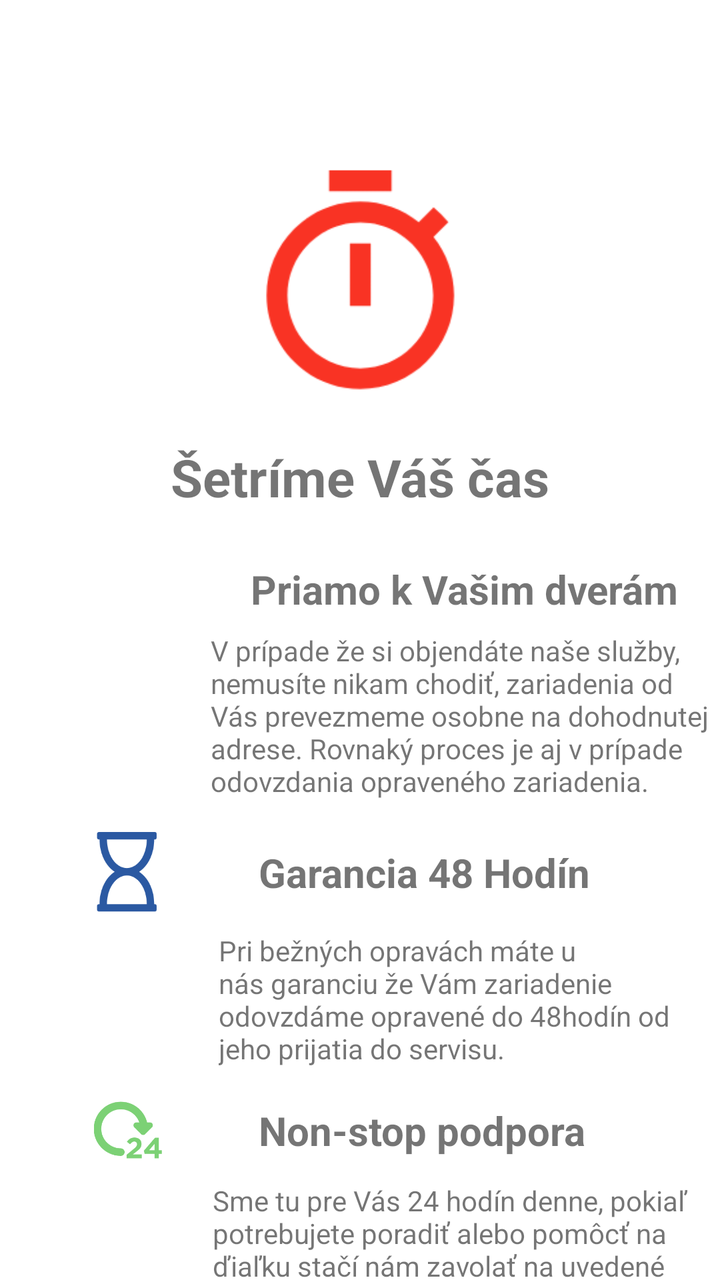
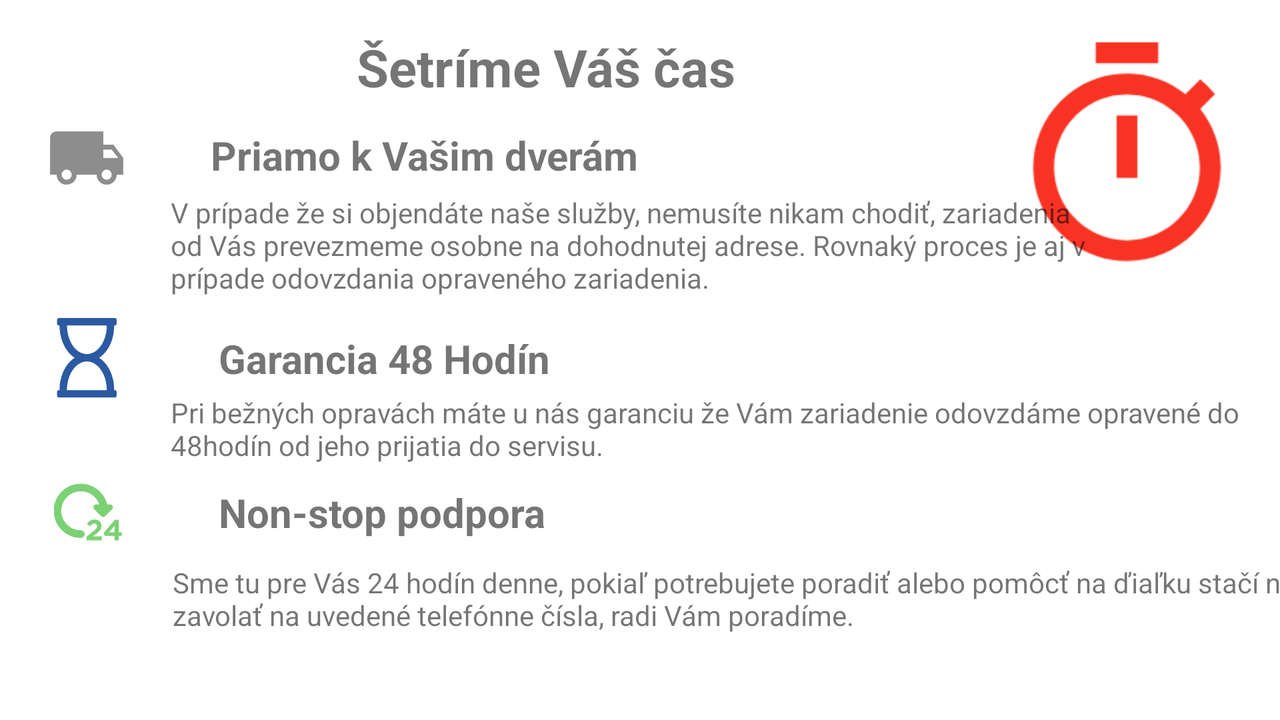

An Android layout and its configuration variant, each rendered on a device that would load it. The default file and the variant file are quoted in full after the pictures.
<!-- AndroidManifest.xml: application theme Theme.SmartMedicApp -->
<!-- res/layout/fragment_fast.xml -->
<?xml version="1.0" encoding="utf-8"?>
<layout xmlns:android="http://schemas.android.com/apk/res/android"
    xmlns:app="http://schemas.android.com/apk/res-auto"
    xmlns:tools="http://schemas.android.com/tools">

    
    <data>

    </data>

    
    <androidx.constraintlayout.widget.ConstraintLayout
        android:layout_width="match_parent"
        android:layout_height="match_parent">

        <ImageView
            android:id="@+id/imageView2"
            android:layout_width="125dp"
            android:layout_height="125dp"
            android:layout_marginTop="80dp"
            app:layout_constraintEnd_toEndOf="parent"
            app:layout_constraintHorizontal_bias="0.501"
            app:layout_constraintStart_toStartOf="parent"
            app:layout_constraintTop_toTopOf="parent"
            app:srcCompat="@drawable/timer_red_svg" />

        <TextView
            android:id="@+id/title_main"
            android:layout_width="wrap_content"
            android:layout_height="wrap_content"
            android:layout_marginTop="16dp"
            android:text="@string/fast_title_main"
            android:textSize="26sp"
            android:textStyle="bold"
            app:layout_constraintEnd_toEndOf="parent"
            app:layout_constraintStart_toStartOf="parent"
            app:layout_constraintTop_toBottomOf="@+id/imageView2" />

        <ImageView
            android:id="@+id/imageView3"
            android:layout_width="60dp"
            android:layout_height="40dp"
            android:layout_marginTop="20dp"
            app:layout_constraintEnd_toEndOf="parent"
            app:layout_constraintHorizontal_bias="0.111"
            app:layout_constraintStart_toStartOf="parent"
            app:layout_constraintTop_toBottomOf="@+id/title_main"
            app:srcCompat="@drawable/local_shipping_svg" />

        <ImageView
            android:id="@+id/imageView4"
            android:layout_width="60dp"
            android:layout_height="40dp"
            android:layout_marginTop="100dp"
            app:layout_constraintStart_toStartOf="@+id/imageView3"
            app:layout_constraintTop_toBottomOf="@+id/imageView3"
            app:srcCompat="@drawable/timer_glass_darkblue_svg" />

        <ImageView
            android:id="@+id/imageView5"
            android:layout_width="61dp"
            android:layout_height="34dp"
            android:layout_marginTop="92dp"
            app:layout_constraintStart_toStartOf="@+id/imageView4"
            app:layout_constraintTop_toBottomOf="@+id/imageView4"
            app:srcCompat="@drawable/_4_hours_svg" />

        <TextView
            android:id="@+id/title_subtitle1"
            android:layout_width="238dp"
            android:layout_height="30dp"
            android:layout_marginStart="32dp"
            android:text="@string/fast_title_subtitle1"
            android:textSize="20sp"
            android:textStyle="bold"
            app:layout_constraintBottom_toBottomOf="@+id/imageView3"
            app:layout_constraintStart_toEndOf="@+id/imageView3"
            app:layout_constraintTop_toTopOf="@+id/imageView3" />

        <TextView
            android:id="@+id/title_subtitle2"
            android:layout_width="wrap_content"
            android:layout_height="wrap_content"
            android:layout_marginStart="4dp"
            android:text="@string/fast_title_subtitle2"
            android:textSize="20sp"
            android:textStyle="bold"
            app:layout_constraintBottom_toBottomOf="@+id/imageView4"
            app:layout_constraintStart_toStartOf="@+id/title_subtitle1"
            app:layout_constraintTop_toTopOf="@+id/imageView4" />

        <TextView
            android:id="@+id/title_subtitle3"
            android:layout_width="wrap_content"
            android:layout_height="wrap_content"
            android:text="@string/fast_title_subtitle3"
            android:textSize="20sp"
            android:textStyle="bold"
            app:layout_constraintBottom_toBottomOf="@+id/imageView5"
            app:layout_constraintStart_toStartOf="@+id/title_subtitle2"
            app:layout_constraintTop_toTopOf="@+id/imageView5" />

        <TextView
            android:id="@+id/text_subtitle1"
            android:layout_width="263dp"
            android:layout_height="90dp"
            android:layout_marginStart="12dp"
            android:text="@string/fast_text_subtitle1"
            app:layout_constraintBottom_toTopOf="@+id/title_subtitle2"
            app:layout_constraintStart_toEndOf="@+id/imageView3"
            app:layout_constraintTop_toBottomOf="@+id/title_subtitle1"
            app:layout_constraintVertical_bias="0.208" />

        <TextView
            android:id="@+id/text_subtitle2"
            android:layout_width="227dp"
            android:layout_height="69dp"
            android:layout_marginStart="16dp"
            android:layout_marginTop="16dp"
            android:text="@string/fast_text_subtitle2"
            app:layout_constraintStart_toEndOf="@+id/imageView4"
            app:layout_constraintTop_toBottomOf="@+id/title_subtitle2" />

        <TextView
            android:id="@+id/text_subtitle3"
            android:layout_width="246dp"
            android:layout_height="92dp"
            android:layout_marginStart="12dp"
            android:layout_marginTop="12dp"
            android:text="@string/fast_text_subtitle3"
            app:layout_constraintStart_toEndOf="@+id/imageView5"
            app:layout_constraintTop_toBottomOf="@+id/title_subtitle3" />

    </androidx.constraintlayout.widget.ConstraintLayout>
</layout>
<!-- resources referenced by this layout -->
<resources>
  <!-- drawable _4_hours_svg: png bitmap (drawable, 5176 bytes) -->
  <!-- drawable local_shipping_svg: png bitmap (mipmap-xxhdpi, 3091 bytes) -->
  <!-- drawable timer_glass_darkblue_svg: png bitmap (drawable, 5397 bytes) -->
  <!-- drawable timer_red_svg: png bitmap (drawable, 6112 bytes) -->
  <string name="fast_text_subtitle1">V prípade že si objendáte naše služby, nemusíte nikam chodiť, zariadenia od Vás prevezmeme osobne na dohodnutej adrese. Rovnaký proces je aj v prípade odovzdania opraveného zariadenia.</string>
  <string name="fast_text_subtitle2">Pri bežných opravách máte u nás garanciu že Vám zariadenie odovzdáme opravené do 48hodín od jeho prijatia do servisu.</string>
  <string name="fast_text_subtitle3">Sme tu pre Vás 24 hodín denne, pokiaľ potrebujete poradiť alebo pomôcť na ďiaľku stačí nám zavolať na uvedené telefónne čísla, radi Vám poradíme.</string>
  <string name="fast_title_main">Šetríme Váš čas</string>
  <string name="fast_title_subtitle1">Priamo k Vašim dverám</string>
  <string name="fast_title_subtitle2">Garancia 48 Hodín</string>
  <string name="fast_title_subtitle3">Non-stop podpora</string>
  <style name="Theme.SmartMedicApp" parent="Theme.MaterialComponents.DayNight.DarkActionBar">
          
          <item name="colorPrimary">@color/purple_500</item>
          <item name="colorPrimaryVariant">@color/purple_700</item>
          <item name="colorOnPrimary">@color/white</item>
          
          <item name="colorSecondary">@color/teal_200</item>
          <item name="colorSecondaryVariant">@color/teal_700</item>
          <item name="colorOnSecondary">@color/black</item>
          
          <item name="android:statusBarColor" tools:targetApi="l">?attr/colorPrimaryVariant</item>
          
      </style>
</resources>
<!-- res/layout-land/fragment_fast.xml (the repository's variant of the layout above) -->
<!-- drawn on the phone turned sideways -->
<?xml version="1.0" encoding="utf-8"?>
<layout xmlns:android="http://schemas.android.com/apk/res/android"
    xmlns:app="http://schemas.android.com/apk/res-auto"
    xmlns:tools="http://schemas.android.com/tools">

    
    <data>

    </data>

    
    <androidx.constraintlayout.widget.ConstraintLayout
        android:layout_width="match_parent"
        android:layout_height="match_parent">

        <ImageView
            android:id="@+id/imageView2"
            android:layout_width="125dp"
            android:layout_height="125dp"
            android:layout_marginTop="16dp"
            app:layout_constraintEnd_toEndOf="parent"
            app:layout_constraintHorizontal_bias="0.973"
            app:layout_constraintStart_toStartOf="parent"
            app:layout_constraintTop_toTopOf="parent"
            app:srcCompat="@drawable/timer_red_svg" />

        <TextView
            android:id="@+id/title_main"
            android:layout_width="wrap_content"
            android:layout_height="wrap_content"
            android:layout_marginTop="16dp"
            android:text="@string/fast_title_main"
            android:textSize="26sp"
            android:textStyle="bold"
            app:layout_constraintEnd_toStartOf="@+id/imageView2"
            app:layout_constraintHorizontal_bias="0.573"
            app:layout_constraintStart_toStartOf="parent"
            app:layout_constraintTop_toTopOf="parent" />

        <ImageView
            android:id="@+id/imageView3"
            android:layout_width="60dp"
            android:layout_height="40dp"
            android:layout_marginTop="8dp"
            app:layout_constraintEnd_toEndOf="parent"
            app:layout_constraintHorizontal_bias="0.023"
            app:layout_constraintStart_toStartOf="parent"
            app:layout_constraintTop_toBottomOf="@+id/title_main"
            app:srcCompat="@mipmap/local_shipping_svg" />

        <ImageView
            android:id="@+id/imageView4"
            android:layout_width="60dp"
            android:layout_height="40dp"
            android:layout_marginTop="60dp"
            app:layout_constraintStart_toStartOf="@+id/imageView3"
            app:layout_constraintTop_toBottomOf="@+id/imageView3"
            app:srcCompat="@drawable/timer_glass_darkblue_svg" />

        <ImageView
            android:id="@+id/imageView5"
            android:layout_width="61dp"
            android:layout_height="34dp"
            android:layout_marginTop="40dp"
            app:layout_constraintStart_toStartOf="@+id/imageView4"
            app:layout_constraintTop_toBottomOf="@+id/imageView4"
            app:srcCompat="@drawable/_4_hours_svg" />

        <TextView
            android:id="@+id/title_subtitle1"
            android:layout_width="238dp"
            android:layout_height="30dp"
            android:layout_marginStart="32dp"
            android:text="@string/fast_title_subtitle1"
            android:textSize="20sp"
            android:textStyle="bold"
            app:layout_constraintBottom_toBottomOf="@+id/imageView3"
            app:layout_constraintStart_toEndOf="@+id/imageView3"
            app:layout_constraintTop_toTopOf="@+id/imageView3" />

        <TextView
            android:id="@+id/title_subtitle2"
            android:layout_width="wrap_content"
            android:layout_height="wrap_content"
            android:layout_marginStart="4dp"
            android:text="@string/fast_title_subtitle2"
            android:textSize="20sp"
            android:textStyle="bold"
            app:layout_constraintBottom_toBottomOf="@+id/imageView4"
            app:layout_constraintStart_toStartOf="@+id/title_subtitle1"
            app:layout_constraintTop_toTopOf="@+id/imageView4" />

        <TextView
            android:id="@+id/title_subtitle3"
            android:layout_width="wrap_content"
            android:layout_height="wrap_content"
            android:text="@string/fast_title_subtitle3"
            android:textSize="20sp"
            android:textStyle="bold"
            app:layout_constraintBottom_toBottomOf="@+id/imageView5"
            app:layout_constraintStart_toStartOf="@+id/title_subtitle2"
            app:layout_constraintTop_toTopOf="@+id/imageView5" />

        <TextView
            android:id="@+id/text_subtitle1"
            android:layout_width="480dp"
            android:layout_height="59dp"
            android:layout_marginStart="12dp"
            android:text="@string/fast_text_subtitle1"
            app:layout_constraintBottom_toTopOf="@+id/title_subtitle2"
            app:layout_constraintStart_toEndOf="@+id/imageView3"
            app:layout_constraintTop_toBottomOf="@+id/title_subtitle1"
            app:layout_constraintVertical_bias="0.208" />

        <TextView
            android:id="@+id/text_subtitle2"
            android:layout_width="550dp"
            android:layout_height="40dp"
            android:layout_marginStart="12dp"
            android:layout_marginTop="4dp"
            android:text="@string/fast_text_subtitle2"
            app:layout_constraintStart_toEndOf="@+id/imageView4"
            app:layout_constraintTop_toBottomOf="@+id/title_subtitle2" />

        <TextView
            android:id="@+id/text_subtitle3"
            android:layout_width="610dp"
            android:layout_height="36dp"
            android:layout_marginStart="12dp"
            android:layout_marginTop="12dp"
            android:text="@string/fast_text_subtitle3"
            app:layout_constraintStart_toEndOf="@+id/imageView5"
            app:layout_constraintTop_toBottomOf="@+id/title_subtitle3" />

    </androidx.constraintlayout.widget.ConstraintLayout>
</layout>
<!-- resources referenced by the variant -->
<!-- as the phone turned sideways resolves them -->
<resources>
  <!-- drawable _4_hours_svg: png bitmap (drawable, 5176 bytes) -->
  <!-- drawable timer_glass_darkblue_svg: png bitmap (drawable, 5397 bytes) -->
  <!-- drawable timer_red_svg: png bitmap (drawable, 6112 bytes) -->
  <!-- mipmap local_shipping_svg: png bitmap (mipmap-xxhdpi, 3091 bytes) -->
  <string name="fast_text_subtitle1">V prípade že si objendáte naše služby, nemusíte nikam chodiť, zariadenia od Vás prevezmeme osobne na dohodnutej adrese. Rovnaký proces je aj v prípade odovzdania opraveného zariadenia.</string>
  <string name="fast_text_subtitle2">Pri bežných opravách máte u nás garanciu že Vám zariadenie odovzdáme opravené do 48hodín od jeho prijatia do servisu.</string>
  <string name="fast_text_subtitle3">Sme tu pre Vás 24 hodín denne, pokiaľ potrebujete poradiť alebo pomôcť na ďiaľku stačí nám zavolať na uvedené telefónne čísla, radi Vám poradíme.</string>
  <string name="fast_title_main">Šetríme Váš čas</string>
  <string name="fast_title_subtitle1">Priamo k Vašim dverám</string>
  <string name="fast_title_subtitle2">Garancia 48 Hodín</string>
  <string name="fast_title_subtitle3">Non-stop podpora</string>
  <style name="Theme.SmartMedicApp" parent="Theme.MaterialComponents.DayNight.DarkActionBar">
          
          <item name="colorPrimary">@color/purple_500</item>
          <item name="colorPrimaryVariant">@color/purple_700</item>
          <item name="colorOnPrimary">@color/white</item>
          
          <item name="colorSecondary">@color/teal_200</item>
          <item name="colorSecondaryVariant">@color/teal_700</item>
          <item name="colorOnSecondary">@color/black</item>
          
          <item name="android:statusBarColor" tools:targetApi="l">?attr/colorPrimaryVariant</item>
          
      </style>
</resources>
